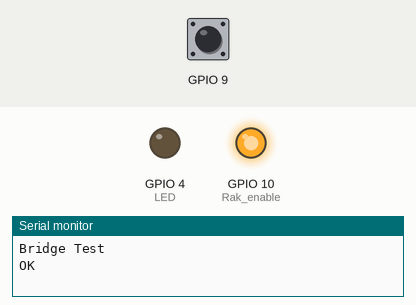
The sketch below on a simulated ESP32-C3. Parts: output pins drawn as LEDs (lit = HIGH), the last lines printed to the serial monitor. The inputs (shaded band) are chosen by the test bench; at power-on: GPIO 9 HIGH. The modem accepts every AT command (registered, SIM ready, sends succeed) and sends nothing else.

Above: at 6.3 s.
6.4 s: GPIO 9 pulled LOW for 0.15 s
At 7.55 s:
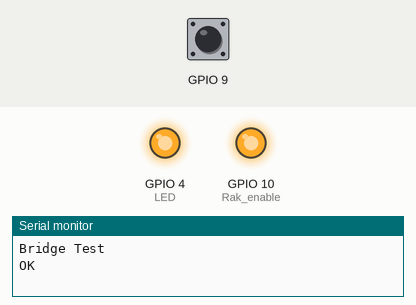
10.6 s: GPIO 9 pulled LOW for 1 s
At 13.9 s:
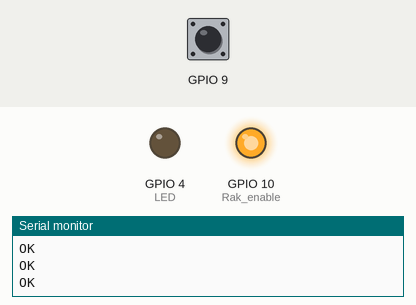
14.2 s: GPIO 9 pulled LOW for 3.2 s
At 18.4 s:
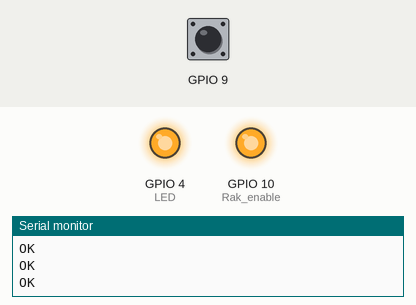
Timing chart, 0 to 20.0 s (numbered marks = the images above; inputs shaded):
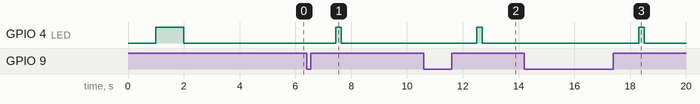

The sketch:

bridge.ino
```cpp
/*
       __          ____        _____                       __    _ __
      / /   ____  / __ \____ _/ ___/____  ____ _________  / /   (_) /_
     / /   / __ \/ /_/ / __ `/\__ \/ __ \/ __ `/ ___/ _ \/ /   / / __ \
    / /___/ /_/ / _, _/ /_/ /___/ / /_/ / /_/ / /__/  __/ /___/ / /_/ /
   /_____/\____/_/ |_|\__,_//____/ .___/\__,_/\___/\___/_____/_/_.___/
                                /_/
   Author: m1nhle, mtnguyen
   Code : RF210_RAK3172_bridge : Provide on ESP32 Serial port a direct access in write and read to Rak3172 module for AT Command mode


*/

// ESP32 C3 SERIAL1 (second UART)
HardwareSerial mySerial1(1);

int rxPin = 20;
int txPin = 21;
uint8_t button = 0;

void setup()
{
  Serial.begin(115200);
  delay(1000);
 Serial.println("Bridge Test");

  pinMode(txPin, OUTPUT);
  pinMode(rxPin, INPUT);
  pinMode(10, OUTPUT); //Rak enable
  pinMode(4, OUTPUT); // LED
   pinMode(9, INPUT_PULLUP);
    attachInterrupt(digitalPinToInterrupt(9), i_button_isr, RISING);
 // pinMode(1, OUTPUT); // GNSS enable
  digitalWrite(4, HIGH);   // turn the LED on (HIGH is the voltage level)
  delay(1000);                       // wait for a second
  digitalWrite(4, LOW);    // turn the LED off by making the voltage LOW
  delay(1000);

  //  digitalWrite(1, LOW);   // switch off GPS
    digitalWrite(10, HIGH); // Switch on RAK
    delay(1000);
  mySerial1.begin(115200, SERIAL_8N1, rxPin, txPin);
  delay(1000);
  mySerial1.println("ATE");
  delay(100);

    while (mySerial1.available()){
      Serial.write(mySerial1.read()); // read it and send it out Serial (USB)
    }

}

void loop()
{


  if (button > 0){

 mySerial1.println("ATC+GPSON=1");
  delay(300);
   mySerial1.println("ATC+GPSCONST");
  delay(300);
  mySerial1.println("ATC+GPSNMEA=1");
  delay(300);
  digitalWrite(4, HIGH);   // turn the LED on (HIGH is the voltage level)
  delay(200);                       // wait for a second
  digitalWrite(4, LOW);    // turn the LED off by making the voltage LOW
  delay(200);
  button=0;
  }

  if (Serial.available()) {      // If anything comes in Serial (USB),

    mySerial1.write(Serial.read());   // read it and send it out mySerial1 (pins 0 & 1)

  }

  if (mySerial1.available()) {     // If anything comes in Serial1 (pins 0 & 1)

    Serial.write(mySerial1.read());   // read it and send it out Serial (USB)
  }
}

void i_button_isr(void) {
button++;
}
```

Measured:
- after the input at 6.4 s, GPIO 4 (LED): LOW → HIGH after 1.1 s, → LOW 0.20 s later
- after the input at 10.6 s, GPIO 4 (LED): LOW → HIGH after 1.9 s, → LOW 0.20 s later
- after the input at 14.2 s, GPIO 4 (LED): LOW → HIGH after 4.1 s, → LOW 0.20 s later
